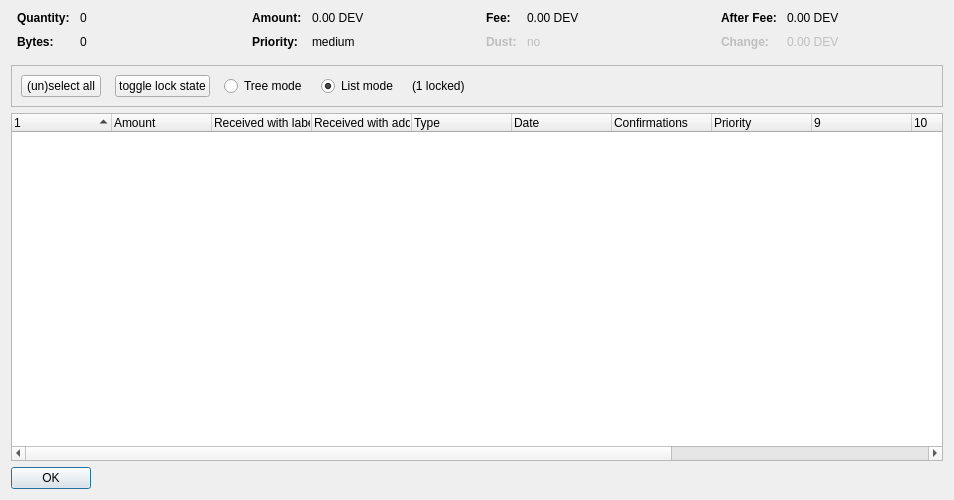
<?xml version="1.0" encoding="UTF-8"?>
<ui version="4.0">
 <class>CoinControlDialog</class>
 <widget class="QDialog" name="CoinControlDialog">
  <property name="geometry">
   <rect>
    <x>0</x>
    <y>0</y>
    <width>954</width>
    <height>500</height>
   </rect>
  </property>
  <property name="windowTitle">
   <string>Coin Selection</string>
  </property>
  <layout class="QVBoxLayout" name="verticalLayout">
   <item>
    <layout class="QHBoxLayout" name="horizontalLayoutTop" stretch="0,0,0,0">
     <property name="topMargin">
      <number>0</number>
     </property>
     <property name="bottomMargin">
      <number>10</number>
     </property>
     <item>
      <layout class="QFormLayout" name="formLayoutCoinControl1">
       <property name="horizontalSpacing">
        <number>10</number>
       </property>
       <property name="verticalSpacing">
        <number>10</number>
       </property>
       <property name="leftMargin">
        <number>6</number>
       </property>
       <property name="rightMargin">
        <number>6</number>
       </property>
       <item row="0" column="0">
        <widget class="QLabel" name="labelCoinControlQuantityText">
         <property name="font">
          <font>
           <weight>75</weight>
           <bold>true</bold>
          </font>
         </property>
         <property name="text">
          <string>Quantity:</string>
         </property>
        </widget>
       </item>
       <item row="0" column="1">
        <widget class="QLabel" name="labelCoinControlQuantity">
         <property name="cursor">
          <cursorShape>IBeamCursor</cursorShape>
         </property>
         <property name="contextMenuPolicy">
          <enum>Qt::ActionsContextMenu</enum>
         </property>
         <property name="text">
          <string notr="true">0</string>
         </property>
         <property name="textInteractionFlags">
          <set>Qt::LinksAccessibleByMouse|Qt::TextSelectableByKeyboard|Qt::TextSelectableByMouse</set>
         </property>
        </widget>
       </item>
       <item row="1" column="0">
        <widget class="QLabel" name="labelCoinControlBytesText">
         <property name="font">
          <font>
           <weight>75</weight>
           <bold>true</bold>
          </font>
         </property>
         <property name="text">
          <string>Bytes:</string>
         </property>
        </widget>
       </item>
       <item row="1" column="1">
        <widget class="QLabel" name="labelCoinControlBytes">
         <property name="cursor">
          <cursorShape>IBeamCursor</cursorShape>
         </property>
         <property name="contextMenuPolicy">
          <enum>Qt::ActionsContextMenu</enum>
         </property>
         <property name="text">
          <string notr="true">0</string>
         </property>
         <property name="textInteractionFlags">
          <set>Qt::LinksAccessibleByMouse|Qt::TextSelectableByKeyboard|Qt::TextSelectableByMouse</set>
         </property>
        </widget>
       </item>
      </layout>
     </item>
     <item>
      <layout class="QFormLayout" name="formLayoutCoinControl2">
       <property name="horizontalSpacing">
        <number>10</number>
       </property>
       <property name="verticalSpacing">
        <number>10</number>
       </property>
       <property name="leftMargin">
        <number>6</number>
       </property>
       <property name="rightMargin">
        <number>6</number>
       </property>
       <item row="0" column="0">
        <widget class="QLabel" name="labelCoinControlAmountText">
         <property name="font">
          <font>
           <weight>75</weight>
           <bold>true</bold>
          </font>
         </property>
         <property name="text">
          <string>Amount:</string>
         </property>
        </widget>
       </item>
       <item row="0" column="1">
        <widget class="QLabel" name="labelCoinControlAmount">
         <property name="cursor">
          <cursorShape>IBeamCursor</cursorShape>
         </property>
         <property name="contextMenuPolicy">
          <enum>Qt::ActionsContextMenu</enum>
         </property>
         <property name="text">
          <string notr="true">0.00 DEV</string>
         </property>
         <property name="textInteractionFlags">
          <set>Qt::LinksAccessibleByMouse|Qt::TextSelectableByKeyboard|Qt::TextSelectableByMouse</set>
         </property>
        </widget>
       </item>
       <item row="1" column="0">
        <widget class="QLabel" name="labelCoinControlPriorityText">
         <property name="font">
          <font>
           <weight>75</weight>
           <bold>true</bold>
          </font>
         </property>
         <property name="text">
          <string>Priority:</string>
         </property>
        </widget>
       </item>
       <item row="1" column="1">
        <widget class="QLabel" name="labelCoinControlPriority">
         <property name="cursor">
          <cursorShape>IBeamCursor</cursorShape>
         </property>
         <property name="contextMenuPolicy">
          <enum>Qt::ActionsContextMenu</enum>
         </property>
         <property name="text">
          <string>medium</string>
         </property>
         <property name="textInteractionFlags">
          <set>Qt::LinksAccessibleByMouse|Qt::TextSelectableByKeyboard|Qt::TextSelectableByMouse</set>
         </property>
        </widget>
       </item>
      </layout>
     </item>
     <item>
      <layout class="QFormLayout" name="formLayoutCoinControl3">
       <property name="horizontalSpacing">
        <number>10</number>
       </property>
       <property name="verticalSpacing">
        <number>10</number>
       </property>
       <property name="leftMargin">
        <number>6</number>
       </property>
       <property name="rightMargin">
        <number>6</number>
       </property>
       <item row="0" column="0">
        <widget class="QLabel" name="labelCoinControlFeeText">
         <property name="font">
          <font>
           <weight>75</weight>
           <bold>true</bold>
          </font>
         </property>
         <property name="text">
          <string>Fee:</string>
         </property>
        </widget>
       </item>
       <item row="0" column="1">
        <widget class="QLabel" name="labelCoinControlFee">
         <property name="cursor">
          <cursorShape>IBeamCursor</cursorShape>
         </property>
         <property name="contextMenuPolicy">
          <enum>Qt::ActionsContextMenu</enum>
         </property>
         <property name="text">
          <string notr="true">0.00 DEV</string>
         </property>
         <property name="textInteractionFlags">
          <set>Qt::LinksAccessibleByMouse|Qt::TextSelectableByKeyboard|Qt::TextSelectableByMouse</set>
         </property>
        </widget>
       </item>
       <item row="1" column="0">
        <widget class="QLabel" name="labelCoinControlLowOutputText">
         <property name="enabled">
          <bool>false</bool>
         </property>
         <property name="font">
          <font>
           <weight>75</weight>
           <bold>true</bold>
          </font>
         </property>
         <property name="text">
          <string>Dust:</string>
         </property>
        </widget>
       </item>
       <item row="1" column="1">
        <widget class="QLabel" name="labelCoinControlLowOutput">
         <property name="enabled">
          <bool>false</bool>
         </property>
         <property name="cursor">
          <cursorShape>IBeamCursor</cursorShape>
         </property>
         <property name="contextMenuPolicy">
          <enum>Qt::ActionsContextMenu</enum>
         </property>
         <property name="text">
          <string>no</string>
         </property>
         <property name="textInteractionFlags">
          <set>Qt::LinksAccessibleByMouse|Qt::TextSelectableByKeyboard|Qt::TextSelectableByMouse</set>
         </property>
        </widget>
       </item>
      </layout>
     </item>
     <item>
      <layout class="QFormLayout" name="formLayoutCoinControl4">
       <property name="horizontalSpacing">
        <number>10</number>
       </property>
       <property name="verticalSpacing">
        <number>10</number>
       </property>
       <property name="leftMargin">
        <number>6</number>
       </property>
       <property name="rightMargin">
        <number>6</number>
       </property>
       <item row="0" column="0">
        <widget class="QLabel" name="labelCoinControlAfterFeeText">
         <property name="font">
          <font>
           <weight>75</weight>
           <bold>true</bold>
          </font>
         </property>
         <property name="text">
          <string>After Fee:</string>
         </property>
        </widget>
       </item>
       <item row="0" column="1">
        <widget class="QLabel" name="labelCoinControlAfterFee">
         <property name="cursor">
          <cursorShape>IBeamCursor</cursorShape>
         </property>
         <property name="contextMenuPolicy">
          <enum>Qt::ActionsContextMenu</enum>
         </property>
         <property name="text">
          <string notr="true">0.00 DEV</string>
         </property>
         <property name="textInteractionFlags">
          <set>Qt::LinksAccessibleByMouse|Qt::TextSelectableByKeyboard|Qt::TextSelectableByMouse</set>
         </property>
        </widget>
       </item>
       <item row="1" column="0">
        <widget class="QLabel" name="labelCoinControlChangeText">
         <property name="enabled">
          <bool>false</bool>
         </property>
         <property name="font">
          <font>
           <weight>75</weight>
           <bold>true</bold>
          </font>
         </property>
         <property name="text">
          <string>Change:</string>
         </property>
        </widget>
       </item>
       <item row="1" column="1">
        <widget class="QLabel" name="labelCoinControlChange">
         <property name="enabled">
          <bool>false</bool>
         </property>
         <property name="cursor">
          <cursorShape>IBeamCursor</cursorShape>
         </property>
         <property name="contextMenuPolicy">
          <enum>Qt::ActionsContextMenu</enum>
         </property>
         <property name="text">
          <string notr="true">0.00 DEV</string>
         </property>
         <property name="textInteractionFlags">
          <set>Qt::LinksAccessibleByMouse|Qt::TextSelectableByKeyboard|Qt::TextSelectableByMouse</set>
         </property>
        </widget>
       </item>
      </layout>
     </item>
    </layout>
   </item>
   <item>
    <widget class="QFrame" name="frame">
     <property name="minimumSize">
      <size>
       <width>0</width>
       <height>40</height>
      </size>
     </property>
     <property name="frameShape">
      <enum>QFrame::StyledPanel</enum>
     </property>
     <property name="frameShadow">
      <enum>QFrame::Sunken</enum>
     </property>
     <layout class="QHBoxLayout" name="horizontalLayout">
      <item>
       <layout class="QHBoxLayout" name="horizontalLayoutPanel" stretch="0,0,0,0,0,0">
        <property name="spacing">
         <number>14</number>
        </property>
        <item>
         <widget class="QPushButton" name="pushButtonSelectAll">
          <property name="sizePolicy">
           <sizepolicy hsizetype="Maximum" vsizetype="Fixed">
            <horstretch>0</horstretch>
            <verstretch>0</verstretch>
           </sizepolicy>
          </property>
          <property name="text">
           <string>(un)select all</string>
          </property>
          <property name="autoDefault">
           <bool>false</bool>
          </property>
         </widget>
        </item>
        <item>
         <widget class="QPushButton" name="pushButtonToggleLock">
          <property name="sizePolicy">
           <sizepolicy hsizetype="Maximum" vsizetype="Fixed">
            <horstretch>0</horstretch>
            <verstretch>0</verstretch>
           </sizepolicy>
          </property>
          <property name="text">
           <string>toggle lock state</string>
          </property>
          <property name="autoDefault">
           <bool>false</bool>
          </property>
         </widget>
        </item>
        <item>
         <widget class="QRadioButton" name="radioTreeMode">
          <property name="sizePolicy">
           <sizepolicy hsizetype="Maximum" vsizetype="Fixed">
            <horstretch>0</horstretch>
            <verstretch>0</verstretch>
           </sizepolicy>
          </property>
          <property name="text">
           <string>Tree mode</string>
          </property>
         </widget>
        </item>
        <item>
         <widget class="QRadioButton" name="radioListMode">
          <property name="sizePolicy">
           <sizepolicy hsizetype="Maximum" vsizetype="Fixed">
            <horstretch>0</horstretch>
            <verstretch>0</verstretch>
           </sizepolicy>
          </property>
          <property name="text">
           <string>List mode</string>
          </property>
          <property name="checked">
           <bool>true</bool>
          </property>
         </widget>
        </item>
        <item>
         <widget class="QLabel" name="labelLocked">
          <property name="text">
           <string>(1 locked)</string>
          </property>
         </widget>
        </item>
        <item>
         <spacer name="horizontalSpacer">
          <property name="orientation">
           <enum>Qt::Horizontal</enum>
          </property>
          <property name="sizeHint" stdset="0">
           <size>
            <width>40</width>
            <height>20</height>
           </size>
          </property>
         </spacer>
        </item>
       </layout>
      </item>
     </layout>
    </widget>
   </item>
   <item>
    <widget class="CoinControlTreeWidget" name="treeWidget">
     <property name="contextMenuPolicy">
      <enum>Qt::CustomContextMenu</enum>
     </property>
     <property name="sortingEnabled">
      <bool>false</bool>
     </property>
     <property name="columnCount">
      <number>13</number>
     </property>
     <attribute name="headerShowSortIndicator" stdset="0">
      <bool>true</bool>
     </attribute>
     <attribute name="headerStretchLastSection">
      <bool>false</bool>
     </attribute>
     <column>
      <property name="text">
       <string/>
      </property>
     </column>
     <column>
      <property name="text">
       <string>Amount</string>
      </property>
     </column>
     <column>
      <property name="text">
       <string>Received with label</string>
      </property>
     </column>
     <column>
      <property name="text">
       <string>Received with address</string>
      </property>
     </column>
     <column>
      <property name="text">
       <string>Type</string>
      </property>
     </column>
     <column>
      <property name="text">
       <string>Date</string>
      </property>
     </column>
     <column>
      <property name="text">
       <string>Confirmations</string>
      </property>
      <property name="toolTip">
       <string>Confirmed</string>
      </property>
     </column>
     <column>
      <property name="text">
       <string>Priority</string>
      </property>
     </column>
     <column>
      <property name="text">
       <string/>
      </property>
     </column>
     <column>
      <property name="text">
       <string/>
      </property>
     </column>
     <column>
      <property name="text">
       <string/>
      </property>
     </column>
     <column>
      <property name="text">
       <string/>
      </property>
     </column>
     <column>
      <property name="text">
       <string/>
      </property>
     </column>
    </widget>
   </item>
   <item>
    <widget class="QDialogButtonBox" name="buttonBox">
     <property name="sizePolicy">
      <sizepolicy hsizetype="Maximum" vsizetype="Fixed">
       <horstretch>0</horstretch>
       <verstretch>0</verstretch>
      </sizepolicy>
     </property>
     <property name="orientation">
      <enum>Qt::Horizontal</enum>
     </property>
     <property name="standardButtons">
      <set>QDialogButtonBox::Ok</set>
     </property>
    </widget>
   </item>
  </layout>
 </widget>
 <customwidgets>
  <customwidget>
   <class>CoinControlTreeWidget</class>
   <extends>QTreeWidget</extends>
   <header>coincontroltreewidget.h</header>
  </customwidget>
 </customwidgets>
 <resources/>
 <connections/>
</ui>
